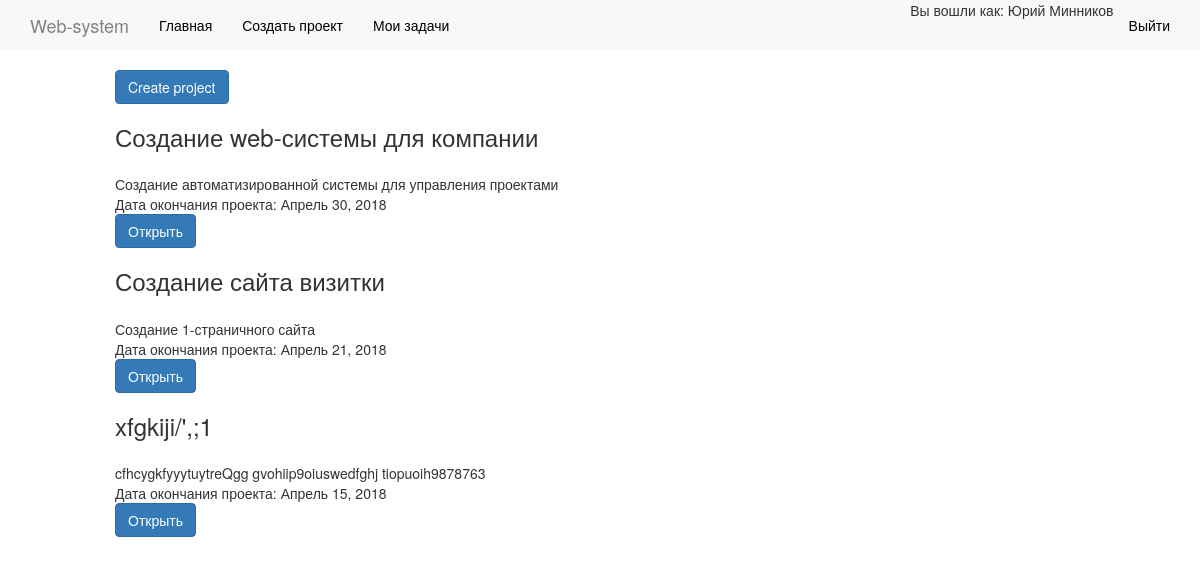
Page / (signed in) on the earlier database version.
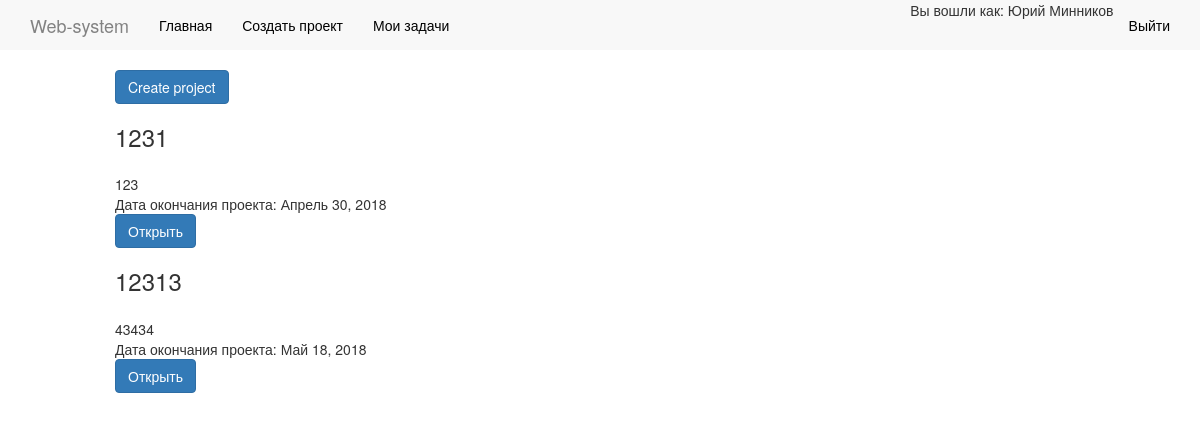
Same page on the later database version.
### projectpage/models.py (models this page shows, shortened)
class Species_project(models.Model):
	name = models.CharField(max_length=250)
	short_description = models.TextField()
	description = models.TextField()
	created_task = models.DateField(verbose_name='Дата создания',auto_now_add=True)
	finish_task = models.DateField(verbose_name='Дата окончания')

### projectpage/views.py (the view)
# urls.py: url(r'^$', main),
def main(request):
	if not request.user.is_authenticated:
		return redirect('auth/login')
	else:
		species_projects = Species_project.objects.all()
		return render(request, 'projects/index.html', {'species_projects': species_projects , 'mainuser': request.user})

### projectpage/templates/projects/index.html (shortened to what this page needs)
{% extends "base.html" %}
{% block content %}
<div class="container pages">
<a href="project/createproject" class="btn btn-primary">Create project</a>
		<div class="d-flex flex-row">
					{% for itm in species_projects%}
				<div class="p-2">
				<div class="card">
						<div class="card-header">
							<h3 class="card-title">{{ itm.name }}</h2>
								<a href="/{{ itm.id }}/pdf" target="_blank"><i class="fas fa-file-pdf"></i></a>
						</div>
						<div class="card-body">
					<p class="card-text">{{ itm.short_description }}</span>
					<br>
					<span class="card-text">Дата окончания проекта: {{ itm.finish_task}}</span>
					<br>
					<a href="project/{{ itm.id }}" class="btn btn-primary" >
						Открыть
					</a>
						</div>
					</div>
					</div>
					{% endfor %}
			</div>
	</div>
{% endblock %}

### websystem/templates/base.html (shortened to what this page needs)
{% load static %}
{% load bootstrap3 %}
{% bootstrap_css %}
<html>
<head>
	<link rel="stylesheet" href="{% static 'fontawesome-free-5.0.10/web-fonts-with-css/css/fontawesome-all.css' %}">
	<link rel="stylesheet" href="{% static 'style.css'%}">
</head>
<div class="row">
{% if user.is_authenticated %}
{% block menu %}
<header class="navbar navbar-inverse navbar-fixed-top bs-docs-nav" role="banner">
  <div class="container">
    <div class="navbar-header">
      <a href="/" class="navbar-brand">Web-system</a>
    </div>
    <nav class="collapse navbar-collapse bs-navbar-collapse" role="navigation">
      <ul class="nav navbar-nav">
        <li>
          <a href="/">Главная</a>
        </li>
        <li>
          <a href="/project/createproject">Создать проект</a>
        </li>
        <li>
          <a href="/project/my-project">Мои задачи</a>
        </li>
      </ul>
      <ul class="nav navbar-nav navbar-right">
        <li><span>Вы вошли как: {{ user.first_name }} {{ user.last_name }}</span></li>
      <li><a href="/auth/logout/">Выйти</a></li>
    </ul>
    </nav>
  </div>
</header></div>
{% endblock %}
{% endif%}
        {% block content %}
        {% endblock %}
</body>
</html>

### websystem/static/style.css (style rules this page uses)
.navbar-inverse { background-color: #F8F8F8 }
.navbar-inverse { background-image: none; }
.navbar-inverse { border-color: #FFFFFF }
.navbar-inverse .navbar-brand { color: #828282 }
.navbar-inverse .navbar-nav>li>a { color: #000000 }
.pages { margin-top: 70px; width: 1000px; }

Differences in the rows shown:
removed Species_project: name "Создание web-системы для компании", short_description "Создание автоматизированной системы для управления проектами", finish_task "Апрель 30, 2018"
removed Species_project: name "Создание сайта визитки", short_description "Создание 1-страничного сайта", finish_task "Апрель 21, 2018"
removed Species_project: name "xfgkiji/',;1", short_description "cfhcygkfyyytuytreQgg gvohiip9oiuswedfghj tiopuoih9878763", finish_task "Апрель 15, 2018"
added Species_project: name "1231", short_description "123", finish_task "Апрель 30, 2018"
added Species_project: name "12313", short_description "43434", finish_task "Май 18, 2018"
